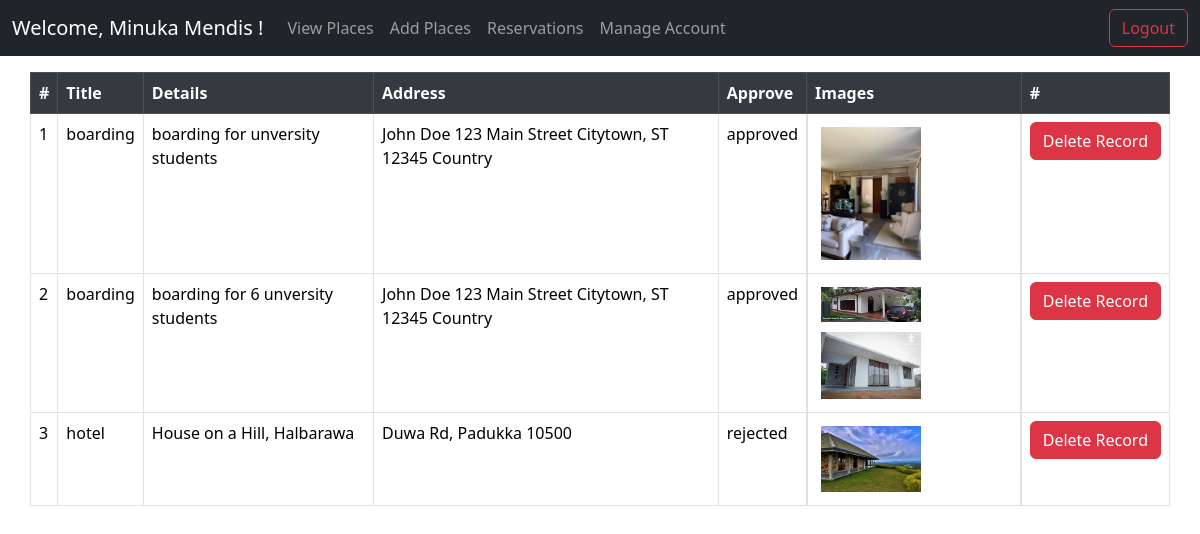
Screenshot of /landlord/view.php (signed in) with the database file from the repository.
### tables this page shows
CREATE TABLE `rent` (
  `accommodation_id` int(11) NOT NULL,
  `landlord_id` int(11) NOT NULL,
  `title` varchar(255) NOT NULL,
  `description` text NOT NULL,
  `address` varchar(255) NOT NULL,
  `latitude` decimal(10,7) DEFAULT NULL,
  `longitude` decimal(10,7) DEFAULT NULL,
  `approve` enum('pending','approved','rejected') DEFAULT NULL
);

CREATE TABLE `img` (
  `image_id` int(11) NOT NULL,
  `accommodation_id` int(11) NOT NULL,
  `img` varchar(255) NOT NULL
);

### landlord/view.php (the view, shortened to what this page needs)
<?php include ('../header.php');
require '../config.php';
if (isset($_SESSION['user_id'])) {
    $user_id = $_SESSION['user_id'];
} else {
    $hasError = false;
}
?>
<div class="row">
    <table class="table table-bordered table-responsive">
        <thead class="table-dark">
            <tr>
                <th>#</th>
                <th>Title</th>
                <th>Details</th>
                <th>Address</th>
                <th>Approve</th>
                <th>Images</th>
                <th>#</th>
            </tr>
        </thead>
        <tbody>
            <?php
            if ($hasError) {
                $x = 1;
                $row1s = mysqli_query($conn, "select * from rent where landlord_id='$user_id'");
                foreach ($row1s as $row1) { ?>
                    <tr>
                        <td>
                            <?php echo $x; ?>
                        </td>
                        <td>
                            <?php echo $row1['title']; ?>
                        </td>
                        <td>
                            <?php echo $row1['description']; ?>
                        </td>
                        <td>
                            <?php echo $row1['address']; ?>
                        </td>
                        <td>
                            <?php echo $row1['approve']; ?>
                        </td>
                        <td class="d-flex flex-wrap">
                            <?php
                            $accommodation_id = $row1['accommodation_id'];
                            $row2s = mysqli_query($conn, "select * from img where accommodation_id='$accommodation_id'");
                            foreach ($row2s as $row2) { ?>
                                <img src="img/<?php echo $row2['img']; ?>" style="max-width: 100px; margin: 5px;"
                                    alt="Accommodation Image">
                            <?php } ?>
                        </td>
                        <td>
                            <form action="delete1.php?id=<?php echo $row1['accommodation_id']; ?>" method="post">
                                <input type="submit" class="btn btn-danger" name="submit" value="Delete Record"
                                    onclick="return confirmChoice();">
                            </form>
                        </td>
                    </tr>
                    <?php
                    $x++;
                }
            }
            ?>
        </tbody>
    </table>
</div>
<?php
include ('../footer.php');
?>

### header.php (shortened to what this page needs)
<?php
$hasError = true;
if (isset($_SESSION['user_type']) && !empty($_SESSION['user_type'])) {
    $usertype = $_SESSION['user_type'];
}
?>
<!doctype html>
<html lang="en" data-bs-theme="auto">
<head>
    <link rel="stylesheet" href="https://cdn.jsdelivr.net/npm/@docsearch/css@3">
    <link href="https://cdn.jsdelivr.net/npm/bootstrap@5.3.3/dist/css/bootstrap.min.css" rel="stylesheet"
>
    <link href="navbar-fixed.css" rel="stylesheet">
</head>
<body>
    <div class="row">
        <nav class="navbar navbar-expand-md navbar-dark fixed-top bg-dark">
            <div class="container-fluid">
                <a class="navbar-brand" href="#">
                    <?php
                    if (isset($_SESSION['username']) && !empty($_SESSION['username'])) {
                        $username = $_SESSION['username'];
                        echo "Welcome, $username !";
                    } else {
                        echo "Not logged in";
                    }
                    ?>
                </a>
                <div class="collapse navbar-collapse" id="navbarCollapse">
                    <?php
                    switch ($usertype) {
                            ?>
                            <?php
                        case "landlord":
                            ?>
                            <ul class="navbar-nav me-auto mb-2 mb-md-0">
                        <li class="nav-item">
                            <a class="nav-link " href="view.php">View Places</a>
                        </li>
                        <li class="nav-item">
                            <a class="nav-link" href="addPlace.php">Add Places</a>
                        </li>
                        <li class="nav-item">
                            <a class="nav-link" href="orders.php">Reservations</a>
                        </li>
                        <li class="nav-item">
                            <a class="nav-link" href="manage.php">Manage Account</a>
                        </li>
                    </ul>
                            <?php
                            break;
                    }
                    ?>
                    <form class="d-flex" role="search" method="post" onsubmit="return handleLogout(event)">
    <button class="btn btn-outline-danger" type="submit">Logout</button>
</form>
                </div>
            </div>
        </nav>
    </div>
    <main class="container">

### footer.php (shortened to what this page needs)
</main>
</body>
</html>

### landlord/navbar-fixed.css (style rules this page uses)
body { min-height: 75rem; padding-top: 4.5rem; }

### landlord/view.php (style rules this page uses)
.table { background-color: #1e1e1e; color: #ffffff; }
.table-dark th { background-color: #343a40; }

### rows the page displays
rent: title "boarding", description "boarding for unversity students", address "John Doe 123 Main Street Citytown, ST 12345 Country", approve "approved"
img: img (picture)
rent: title "boarding", description "boarding for 6 unversity students", address "John Doe 123 Main Street Citytown, ST 12345 Country", approve "approved"
img: img (picture)
img: img (picture)
rent: title "hotel", description "House on a Hill, Halbarawa", address "Duwa Rd, Padukka 10500", approve "rejected"
img: img (picture)

### other values shown
$username "Minuka Mendis"
